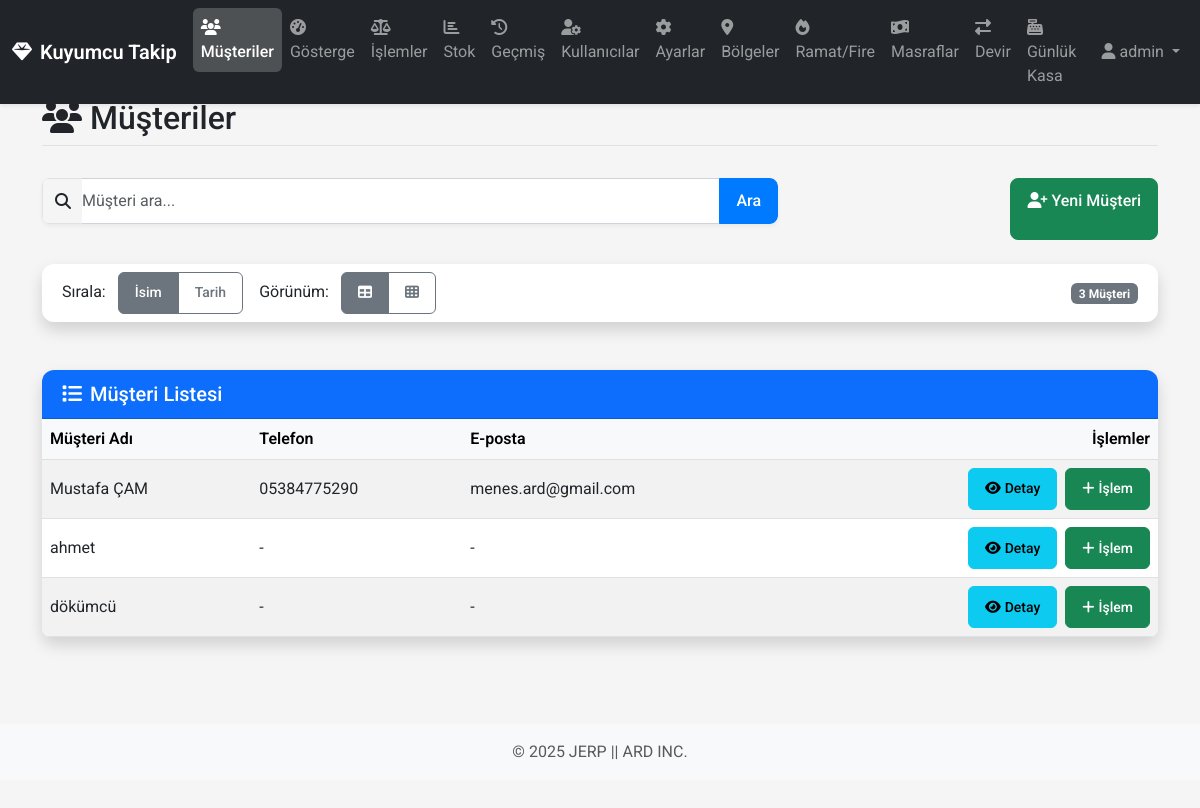
/customers (signed in), run on an earlier commit of the app's database.
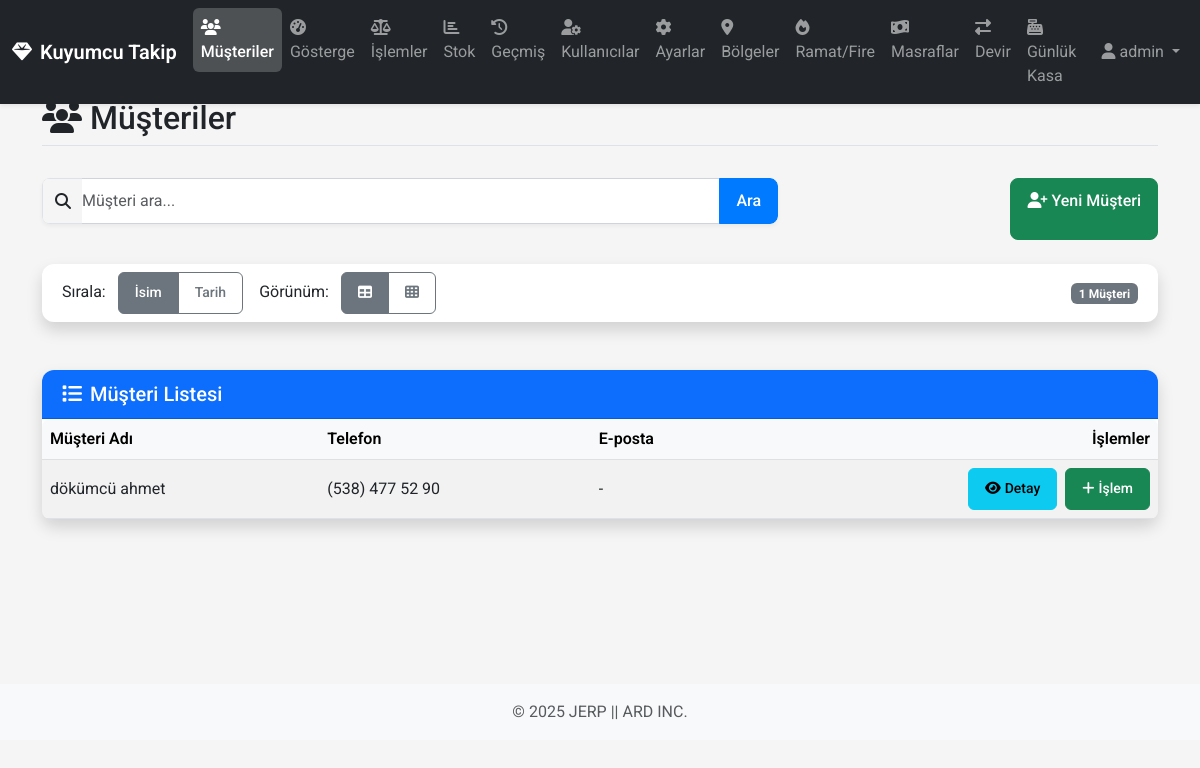
And on a later commit of the database.
### app/models/database.py (models this page shows, shortened)
class User(db.Model, UserMixin):
    __tablename__ = 'users'
    id = db.Column(db.Integer, primary_key=True)
    username = db.Column(db.String(64), unique=True, nullable=False)
    password_hash = db.Column(db.String(128), nullable=False)
    is_admin = db.Column(db.Boolean, default=False)
    role = db.Column(db.String(20), default='staff')
    created_by_id = db.Column(db.Integer, db.ForeignKey('users.id'))
    created_at = db.Column(db.DateTime, default=datetime.utcnow)
    created_by = db.relationship('User', remote_side=[id], backref=db.backref('created_users', lazy='dynamic'))
    def has_role(self, role):
        if self.is_admin:
            return True
        if role == 'manager' and self.role == 'manager':
            return True
        if role == 'staff' and (self.role == 'manager' or self.role == 'staff'):
            return True
        return False

class Customer(db.Model):
    __tablename__ = 'customers'
    id = db.Column(db.Integer, primary_key=True)
    name = db.Column(db.String(100), nullable=False)
    phone = db.Column(db.String(20))
    email = db.Column(db.String(100))
    address = db.Column(db.String(200))
    created_at = db.Column(db.DateTime, default=datetime.utcnow)
    transactions = db.relationship('CustomerTransaction',
                                   backref=db.backref('customer_ref', uselist=False),
                                   lazy='dynamic')

### app/routes/views.py (the view)
@main_bp.route('/customers')
@login_required
def customers():
    search = request.args.get('search', '')
    customers_list = SystemManager.get_customers(search)
    return render_template(
        'customers.html',
        customers=customers_list,
        search=search
    )

### app/models/system_manager.py (called while the page is built, shortened)
    @staticmethod
    def get_customers(search=None, limit=100):
        query = Customer.query
        return query.order_by(Customer.name).limit(limit).all()

### app/routes/views.py (called while the page is built)
@login_manager.user_loader
def load_user(user_id):
    return User.query.get(int(user_id))

### app/templates/customers.html (shortened to what this page needs)
{% extends 'base.html' %}
{% block content %}
<div class="row mb-4">
    <div class="col">
        <h2 class="border-bottom pb-2"><i class="fas fa-users me-2"></i>Müşteriler</h2>
    </div>
</div>
<div class="row mb-4">
    <div class="col-md-8">
        <form method="get" class="d-flex search-form">
            <div class="input-group">
                <span class="input-group-text bg-transparent border-end-0">
                    <i class="fas fa-search"></i>
                </span>
                <input type="text" name="search" class="form-control ps-0 border-start-0" placeholder="Müşteri ara..." value="{{ search }}" id="customerSearch">
                <button type="submit" class="btn btn-primary">
                    Ara
                </button>
            </div>
        </form>
    </div>
    <div class="col-md-4 d-flex justify-content-md-end justify-content-center mt-3 mt-md-0">
        <a href="{{ url_for('main.add_customer') }}" class="btn btn-success">
            <i class="fas fa-user-plus me-1"></i>Yeni Müşteri
        </a>
    </div>
</div>
<div class="row mb-4 d-none d-md-flex">
    <div class="col-12">
        <div class="card shadow">
            <div class="card-body py-2">
                <div class="d-flex flex-wrap align-items-center">
                    <div class="me-3 mb-2 mb-md-0">
                        <label class="form-label mb-0 me-2">Sırala:</label>
                        <div class="btn-group" role="group">
                            <button type="button" class="btn btn-sm btn-outline-secondary sort-btn active" data-sort="name">İsim</button>
                            <button type="button" class="btn btn-sm btn-outline-secondary sort-btn" data-sort="date">Tarih</button>
                        </div>
                    </div>
                    <div class="me-3 mb-2 mb-md-0">
                        <label class="form-label mb-0 me-2">Görünüm:</label>
                        <div class="btn-group" role="group">
                            <button type="button" class="btn btn-sm btn-outline-secondary view-btn active" data-view="table">
                                <i class="fas fa-table"></i>
                            </button>
                            <button type="button" class="btn btn-sm btn-outline-secondary view-btn" data-view="grid">
                                <i class="fas fa-th"></i>
                            </button>
                        </div>
                    </div>
                    <div class="ms-auto">
                        <span class="badge bg-secondary" id="customerCount">
                            {{ customers|length }} Müşteri
                        </span>
                    </div>
                </div>
            </div>
        </div>
    </div>
</div>
<div class="row customer-view" id="tableView">
    <div class="col-12">
        <div class="card shadow">
            <div class="card-header bg-primary text-white">
                <h5 class="mb-0"><i class="fas fa-list me-2"></i>Müşteri Listesi</h5>
            </div>
            <div class="card-body p-0">
                <div class="table-responsive">
                    <table class="table table-hover table-striped mb-0 table-mobile" id="customersTable">
                        <thead class="table-light">
                            <tr>
                                <th class="sortable" data-sort="name">Müşteri Adı</th>
                                <th class="sortable" data-sort="phone">Telefon</th>
                                <th class="d-none d-md-table-cell sortable" data-sort="email">E-posta</th>
                                <th class="text-end">İşlemler</th>
                            </tr>
                        </thead>
                        <tbody>
                            {% for customer in customers %}
                            <tr>
                                <td data-label="Müşteri Adı">{{ customer.name }}</td>
                                <td data-label="Telefon">{{ customer.phone or "-" }}</td>
                                <td data-label="E-posta" class="d-none d-md-table-cell">{{ customer.email or "-" }}</td>
                                <td data-label="İşlemler" class="text-end">
                                    <a href="{{ url_for('main.customer_detail', customer_id=customer.id) }}" class="btn btn-sm btn-info">
                                        <i class="fas fa-eye"></i><span class="d-none d-md-inline-block ms-1">Detay</span>
                                    </a>
                                    <a href="{{ url_for('main.add_customer_transaction', customer_id=customer.id) }}" class="btn btn-sm btn-success ms-1">
                                        <i class="fas fa-plus"></i><span class="d-none d-md-inline-block ms-1">İşlem</span>
                                    </a>
                                </td>
                            </tr>
                            {% endfor %}
                        </tbody>
                    </table>
                </div>
            </div>
        </div>
    </div>
</div>
{% endblock %}

### app/templates/base.html (shortened to what this page needs)
<!DOCTYPE html>
<html lang="tr">
<head>
    <link href="https://cdn.jsdelivr.net/npm/bootstrap@5.3.0/dist/css/bootstrap.min.css" rel="stylesheet">
    <link rel="stylesheet" href="https://cdnjs.cloudflare.com/ajax/libs/font-awesome/6.4.0/css/all.min.css">
    <link rel="stylesheet" href="{{ url_for('static', filename='css/style.css') }}">
    <link rel="stylesheet" href="{{ url_for('static', filename='css/mobile.css') }}">
</head>
<body>
    {% if current_user.is_authenticated %}
    <nav class="navbar navbar-expand-lg navbar-dark bg-dark fixed-top">
        <div class="container-fluid">
            <a class="navbar-brand d-flex align-items-center" href="{{ url_for('main.dashboard') }}">
                <i class="fas fa-gem me-2"></i>Kuyumcu Takip
            </a>
            <div class="collapse navbar-collapse" id="navbarNav">
                <ul class="navbar-nav me-auto">
                    <li class="nav-item">
                        <a class="nav-link {% if request.endpoint == 'main.customers' %}active{% endif %}" href="{{ url_for('main.customers') }}">
                            <i class="fas fa-users nav-icon"></i>
                            <span class="nav-text">Müşteriler</span>
                        </a>
                    </li>
                    <li class="nav-item">
                        <a class="nav-link {% if request.endpoint == 'main.dashboard' %}active{% endif %}" href="{{ url_for('main.dashboard') }}">
                            <i class="fas fa-tachometer-alt nav-icon"></i>
                            <span class="nav-text">Gösterge</span>
                        </a>
                    </li>
                    <li class="nav-item">
                        <a class="nav-link {% if request.endpoint == 'main.operations' %}active{% endif %}" href="{{ url_for('main.operations') }}">
                            <i class="fas fa-balance-scale nav-icon"></i>
                            <span class="nav-text">İşlemler</span>
                        </a>
                    </li>
                    <li class="nav-item">
                        <a class="nav-link {% if request.endpoint == 'main.stock' %}active{% endif %}" href="{{ url_for('main.stock') }}">
                            <i class="fas fa-chart-bar nav-icon"></i>
                            <span class="nav-text">Stok</span>
                        </a>
                    </li>
                    <li class="nav-item">
                        <a class="nav-link {% if request.endpoint == 'main.history' %}active{% endif %}" href="{{ url_for('main.history') }}">
                            <i class="fas fa-history nav-icon"></i>
                            <span class="nav-text">Geçmiş</span>
                        </a>
                    </li>
                    {% if current_user.has_role('manager') %}
                    <li class="nav-item">
                        <a class="nav-link {% if request.endpoint == 'main.users' %}active{% endif %}" href="{{ url_for('main.users') }}">
                            <i class="fas fa-user-cog nav-icon"></i>
                            <span class="nav-text">Kullanıcılar</span>
                        </a>
                    </li>
                    {% endif %}
                    {% if current_user.is_admin %}
                    <li class="nav-item">
                        <a class="nav-link {% if request.endpoint == 'main.settings' %}active{% endif %}" href="{{ url_for('main.settings') }}">
                            <i class="fas fa-cog nav-icon"></i>
                            <span class="nav-text">Ayarlar</span>
                        </a>
                    </li>
                    {% endif %}
                    <li class="nav-item">
                        <a class="nav-link {% if request.endpoint == 'main.regions' %}active{% endif %}" href="{{ url_for('main.manage_regions') }}">
                            <i class="fas fa-map-marker-alt nav-icon"></i>
                            <span class="nav-text">Bölgeler</span>
                        </a>
                    </li>
                    <li class="nav-item">
                        <a class="nav-link {% if request.endpoint == 'main.ramat' or request.endpoint == 'main.fires' %}active{% endif %}" href="{{ url_for('main.ramat') }}">
                            <i class="fas fa-fire nav-icon"></i>
                            <span class="nav-text">Ramat/Fire</span>
                        </a>
                    </li>
                    <li class="nav-item">
                        <a class="nav-link {% if request.endpoint == 'main.expenses' %}active{% endif %}" href="{{ url_for('main.expenses') }}">
                            <i class="fas fa-money-bill-wave nav-icon"></i>
                            <span class="nav-text">Masraflar</span>
                        </a>
                    </li>
                    <li class="nav-item">
                        <a class="nav-link {% if request.endpoint == 'main.transfers' or request.endpoint == 'main.new_transfer' %}active{% endif %}" href="{{ url_for('main.transfers') }}">
                            <i class="fas fa-exchange-alt nav-icon"></i>
                            <span class="nav-text">Devir</span>
                        </a>
                    </li>
                    <li class="nav-item">
                        <a class="nav-link {% if request.endpoint == 'main.daily_vault' or request.endpoint == 'main.daily_vault_history' %}active{% endif %}" href="{{ url_for('main.daily_vault') }}">
                            <i class="fas fa-cash-register nav-icon"></i>
                            <span class="nav-text">Günlük Kasa</span>
                        </a>
                    </li>
                </ul>
                <div class="navbar-nav d-flex align-items-center">
                    <div class="nav-item dropdown">
                        <a class="nav-link dropdown-toggle" href="#" id="navbarDropdown" role="button" data-bs-toggle="dropdown">
                            <i class="fas fa-user me-1"></i><span class="username-text">{{ current_user.username }}</span>
                        </a>
                    </div>
                </div>
            </div>
        </div>
    </nav>
    {% endif %}
    <div class="container main-container mt-4 mb-5">
        {% block content %}{% endblock %}
    </div>
    <footer class="footer py-3 bg-light">
        <div class="container text-center">
            <span class="text-muted">© 2025 JERP || ARD INC. </span>
        </div>
    </footer>
</body>
</html>

### app/static/css/style.css (style rules this page uses)
:root { --primary-color: #007bff; --secondary-color: #6c757d; --success-color: #28a745; --danger-color: #dc3545; --warning-color: #ffc107; --info-color: #17a2b8; --light-color: #f8f9fa; --dark-color: #343a40; --transition-speed: 0.3s; }
body { font-family: 'Roboto', 'Segoe UI', Tahoma, Geneva, Verdana, sans-serif; min-height: 100vh; display: flex; flex-direction: column; background-color: #f5f5f5; padding-top: 60px; padding-bottom: 60px; }
.main-container { flex: 1 0 auto; padding-top: 15px; padding-bottom: 15px; }
.footer { margin-top: auto; flex-shrink: 0; }
.card { border-radius: 0.75rem; border: none; box-shadow: 0 0.125rem 0.25rem rgba(0, 0, 0, 0.075); margin-bottom: 1.5rem; transition: transform var(--transition-speed), box-shadow var(--transition-speed); }
.card-header { border-top-left-radius: 0.75rem !important; border-top-right-radius: 0.75rem !important; font-weight: 500; padding: 0.75rem 1.25rem; }
.card-body { padding: 1.25rem; }
.table th { font-weight: 600; background-color: #f8f9fa; white-space: nowrap; }
.table td { vertical-align: middle; }
.table-responsive { border-radius: 0.5rem; overflow: hidden; }
.navbar { box-shadow: 0 0.125rem 0.25rem rgba(0, 0, 0, 0.075); transition: all var(--transition-speed); }
.navbar-brand { font-weight: 600; font-size: 1.25rem; }
.nav-link { padding: 0.5rem 1rem; border-radius: 0.375rem; transition: all var(--transition-speed); }
.nav-link.active { background-color: rgba(255, 255, 255, 0.2); font-weight: 500; }
.search-form { margin-bottom: 1rem; }
.search-form .input-group { border-radius: 0.5rem; overflow: hidden; box-shadow: 0 0.125rem 0.25rem rgba(0, 0, 0, 0.05); }
.sortable { cursor: pointer; user-select: none; }
.form-control, .form-select { border-radius: 0.5rem; padding: 0.5rem 0.75rem; border: 1px solid #ced4da; transition: border-color var(--transition-speed), box-shadow var(--transition-speed); }
.btn { border-radius: 0.5rem; padding: 0.5rem 1rem; font-weight: 500; transition: all var(--transition-speed); }
.btn-primary { background-color: var(--primary-color); border-color: var(--primary-color); }
.btn-sm { border-radius: 0.375rem; padding: 0.25rem 0.5rem; }

### app/static/css/mobile.css (style rules this page uses)
@media (hover: none) { .btn { padding: 0.6rem 1rem; } }
@media (hover: none) { .form-control, .form-select { padding: 0.6rem 0.75rem; min-height: 42px; } }

What changed in the data, as far as the page shows it:
removed Customer: name "Mustafa ÇAM", phone "05384775290", email "menes.ard@gmail.com"
removed Customer: name "ahmet", phone "-", email "-"
removed Customer: name "dökümcü", phone "-", email "-"
added Customer: name "dökümcü ahmet", phone "(538) 477 52 90", email "-"
Also different on the page:
{{ customers|length }}: "3" → "1"
